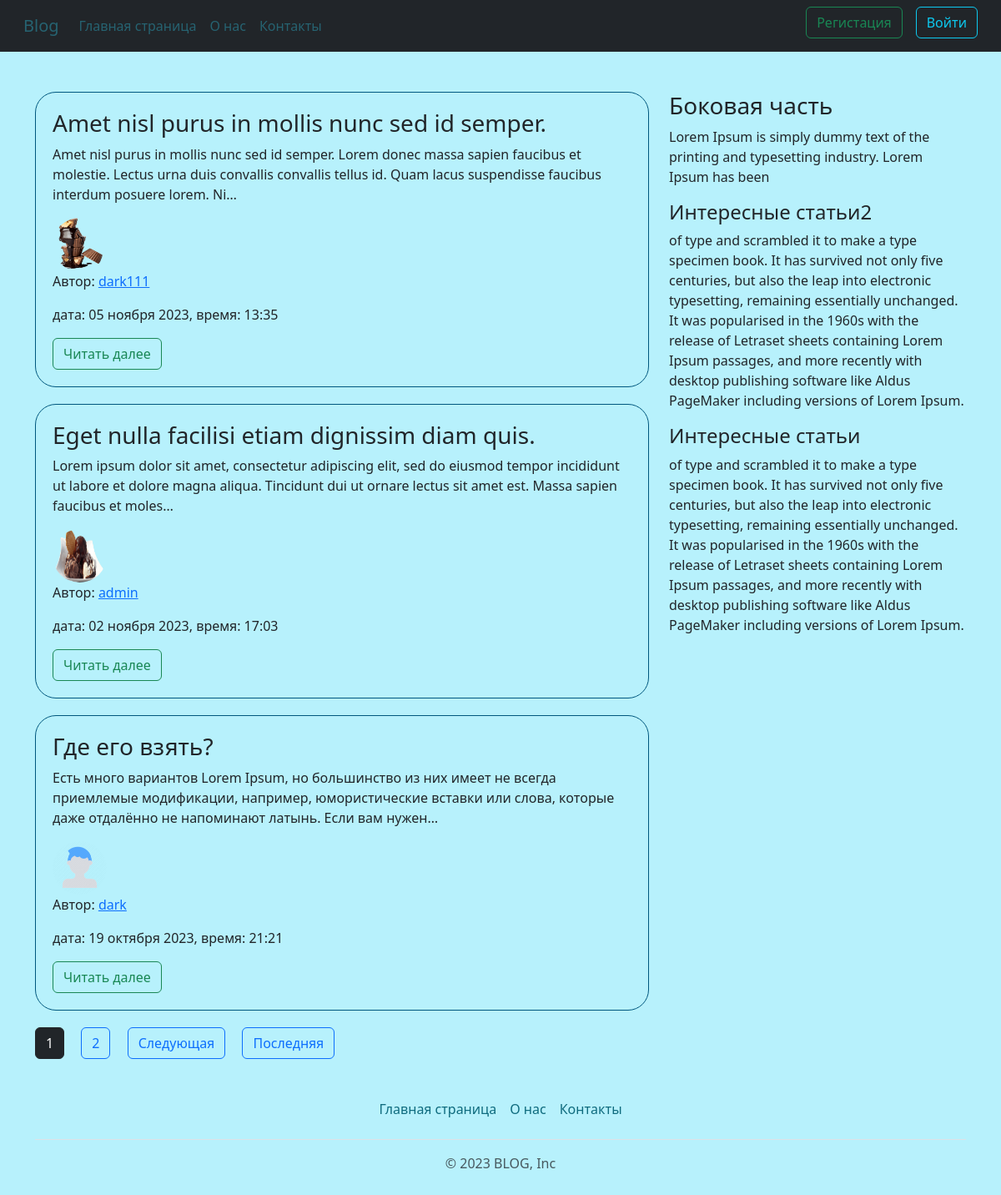
The page / on the database its author committed.
### blog/models.py (models this page shows, shortened)
class News(models.Model):
    title = models.CharField('Название статьи',max_length=100, unique=True)
    text = models.TextField('Основной текст статьи')
    date = models.DateTimeField('Дата',default=timezone.now)
    avtor = models.ForeignKey(User,verbose_name='Автор', on_delete=models.CASCADE)
    views = models.IntegerField('Просмотры',default=1)
    class Meta:
        verbose_name = 'Новость',
        verbose_name_plural = 'Новости'

### users/models.py (models this page shows, shortened)
class Profiles(models.Model):
    user = models.OneToOneField(User, on_delete=models.CASCADE)
    img = models.ImageField('Фото пользователя', default='7065729.png', upload_to='user_img')
    class Meta:
        verbose_name = 'Профайл',
        verbose_name_plural = 'Профайлы'

### blog/views.py (the view)
# urls.py: path('', views.ShowNewsView.as_view(), name='home'),
class ShowNewsView(ListView):
    model = News
    template_name = 'blog/home.html'
    context_object_name = 'news'
    ordering = ['-date']
    paginate_by = 3
    def get_context_data(self, **kwargs):
        ctx = super(ShowNewsView, self).get_context_data(**kwargs)
        ctx['title'] = 'Главная страница сайта'
        return ctx

### blog/templates/blog/home.html (shortened to what this page needs)
{% extends 'blog/base.html' %}
{% block content %}
{% for post in news %}
<div class="post">
 <h3>{{ post.title }}</h3>
<p>{{ post.text|truncatechars:200  }}</p>
<div class="row">
    <div>
        <img src="{{ post.avtor.profiles.img.url }}" alt="{{ post.avtor }}" class="user_imeg">
    </div>
</div>
    <p>Автор: <a href="{% url 'user-news' post.avtor %}"> {{ post.avtor }} </a></p>
    <p> дата: {{ post.date|date:'d E Y, время: H:i' }}</p>
<a href="{% url 'news-detail' post.id %}" class="btn btn-outline-success">Читать далее</a>
</div>
{% endfor %}
{% if is_paginated %}
    {% for num in page_obj.paginator.page_range %}
        {% if num == page_obj.number  %}
        <button class="btn btn-dark me-3">{{ num }}</button>
        {% elif num > page_obj.number|add:'-3' and  num < page_obj.number|add:'3' %}
        <a href="?page={{ num }}" class="btn btn-outline-primary me-3">{{ num }}</a>
        {% endif %}
    {% endfor %}
    {% if page_obj.has_next %}
    <a href="?page={{ page_obj.next_page_number }}"  class="btn btn-outline-primary me-3">Следующая</a>
    <a href="?page={{ page_obj.paginator.num_pages }}"  class="btn btn-outline-primary me-3">Последняя</a>
    {% endif %}
{% endif %}
{% endblock %}
{% block aside_block %}
<h4 class="mt-2">Интересные статьи2</h4>
<p>of type and scrambled it to make a type specimen book. It has survived not only five centuries,
    but also the leap into electronic typesetting, remaining essentially unchanged. It was popularised
    in the 1960s with the release of Letraset sheets containing Lorem Ipsum passages, and more recently
    with desktop publishing software like Aldus PageMaker including versions of Lorem Ipsum.</p>
<h4 class="mt-2">Интересные статьи</h4>
<p>of type and scrambled it to make a type specimen book. It has survived not only five centuries,
    but also the leap into electronic typesetting, remaining essentially unchanged. It was popularised
    in the 1960s with the release of Letraset sheets containing Lorem Ipsum passages, and more recently
    with desktop publishing software like Aldus PageMaker including versions of Lorem Ipsum.</p>
{% endblock %}

### blog/templates/blog/base.html (shortened to what this page needs)
{% load static %}
<!DOCTYPE html>
<html lang="en">
<head>
    <link rel="stylesheet" href="{% static 'blog/main.css' %}">
    <link href="https://cdn.jsdelivr.net/npm/bootstrap@5.3.2/dist/css/bootstrap.min.css" rel="stylesheet">
</head>
<body>
<nav class="navbar navbar-expand-lg bg-dark text-white">
      <div class="container-fluid">
        <a class="navbar-brand ps-3" href="{% url 'home' %}">Blog</a>
        <div class="collapse navbar-collapse" id="navbarSupportedContent">
          <ul class="navbar-nav me-auto mb-2 mb-lg-0">
            <li class="nav-item">
              <a class="nav-link" href="{% url 'home' %}">Главная страница</a>
            </li>
            <li class="nav-item">
              <a class="nav-link" href="{% url 'about' %}">О нас</a>
            </li>
            <li class="nav-item">
              <a class="nav-link" href="{% url 'cont'%}">Контакты</a>
            </li>
          </ul>
            {% if not user.is_authenticated %}
            <a href="{% url 'reg' %}" class="mb-2 me-3"><button class="btn btn-outline-success">Регистация</button></a>
            <a href="{% url 'user' %}" class="mb-2 me-3"><button class="btn btn-outline-info">Войти</button></a>
            {% endif %}
        </div>
      </div>
    </nav>
<div class="container mt-5">
    <div class="row">
        <div class="col-md-8">
            {% block content %}
            {% endblock %}
        </div>
        <aside class="col-md-4">
            <h3>Боковая часть</h3>
            <p>Lorem Ipsum is simply dummy text of the printing and typesetting industry. Lorem Ipsum has been</p>
            {% block aside_block %}
            {% endblock %}
        </aside>
    </div>
</div>
<div class="container">
  <footer class="py-3 my-4">
    <ul class="nav justify-content-center border-bottom pb-3 mb-3">
      <li class="nav-item"><a href="{% url 'home' %}" class="nav-link px-2 nav-link2">Главная страница</a></li>
      <li class="nav-item"><a href="{% url 'about' %}" class="nav-link px-2 nav-link2">О нас</a></li>
      <li class="nav-item"><a href="{% url 'cont'%}" class="nav-link px-2 nav-link2">Контакты</a></li>
    </ul>
    <p class="text-center text-body-secondary">© 2023 BLOG, Inc</p>
  </footer>
</div>
</body>
</html>

### blog/static/blog/main.css (style rules this page uses)
body { background-color: #31d8f959!important; }
.user_imeg { height:64px; width:65px; border-radius:50%; margin-height:10px; }
.navbar-brand , .nav-link { color:#31d8f959!important; }
.nav-link2 { color:#0f6b7e!important }
.post { border:1px solid #00577e; border-radius:25px; padding: 20px; margin-bottom: 20px; }

### rows shown on the page
News: title "Amet nisl purus in mollis nunc sed id semper.", text "Amet nisl purus in mollis nunc sed id semper. Lorem donec massa sapien faucibus et molestie. Lectus urna duis convallis convallis tellus id. Quam lacus suspendisse faucibus interdum posuere lorem. Ni…", avtor.profiles.img (picture), avtor "dark111", date "05 ноября 2023, время: 13:35"
News: title "Eget nulla facilisi etiam dignissim diam quis.", text "Lorem ipsum dolor sit amet, consectetur adipiscing elit, sed do eiusmod tempor incididunt ut labore et dolore magna aliqua. Tincidunt dui ut ornare lectus sit amet est. Massa sapien faucibus et moles…", avtor.profiles.img (picture), avtor "admin", date "02 ноября 2023, время: 17:03"
News: title "Где его взять?", text "Есть много вариантов Lorem Ipsum, но большинство из них имеет не всегда приемлемые модификации, например, юмористические вставки или слова, которые даже отдалённо не напоминают латынь. Если вам нужен…", avtor.profiles.img (picture), avtor "dark", date "19 октября 2023, время: 21:21"

### other values the page prints
{{ num }} "1"
{{ num }} "2"
